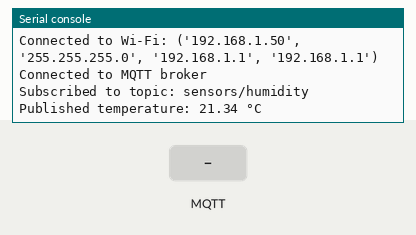
This program was run on a simulated ESP32 board running MicroPython. Parts: the last lines printed to the serial console. The inputs (shaded band) are chosen by the test bench. WiFi joins after 1.5 s; random numbers come from a fixed seed; no MQTT or app messages arrive unless stated.

Above: at 3.3 s.
3.4 s: MQTT message "1" arrives on the first subscribed topic
At 7.9 s:
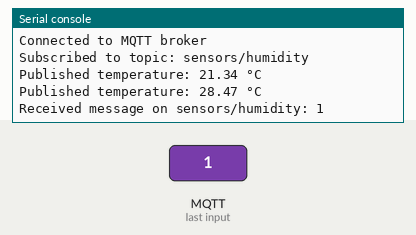
8.6 s: MQTT message "on" arrives on the first subscribed topic
At 13.0 s:
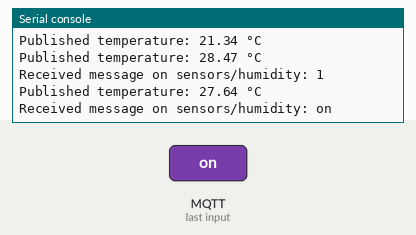
13.6 s: MQTT message "off" arrives on the first subscribed topic
At 18.2 s:
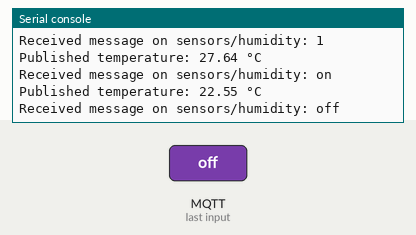
Timing chart, 0 to 19.7 s (numbered marks = the images above; inputs shaded):
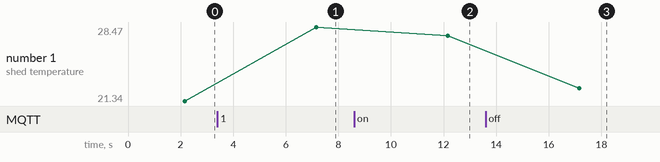

Measured:
- after the input at 3.4 s, the serial console: prints a new line after 3.8 s (image 1)
- after the input at 8.6 s, the serial console: prints a new line after 3.6 s (image 2)
- after the input at 13.6 s, the serial console: prints a new line after 3.6 s (image 3)

The program:

mqtt_pub_sub.py
```python
import network
import time
import random
from umqtt.simple import MQTTClient

# ====== Wi-Fi & MQTT Configuration ======
WIFI_SSID = 'akgiot'
WIFI_PASS = 'akgiot25'

MQTT_BROKER = '192.168.0.114'  # <-- Replace with your Raspberry Pi IP
CLIENT_ID = 'esp32_client'
TOPIC_PUB = b'sensors/temperature'
TOPIC_SUB = b'sensors/humidity'

# ====== Connect to Wi-Fi ======
def connect_wifi():
    wlan = network.WLAN(network.STA_IF)
    wlan.active(True)
    if not wlan.isconnected():
        print('Connecting to Wi-Fi...')
        wlan.connect(WIFI_SSID, WIFI_PASS)
        while not wlan.isconnected():
            time.sleep(1)
    print('Connected to Wi-Fi:', wlan.ifconfig())

# ====== MQTT Callback ======
def sub_callback(topic, msg):
    print(f"Received message on {topic.decode()}: {msg.decode()}")

# ====== Main MQTT Logic ======
def main():
    connect_wifi()
    client = MQTTClient(CLIENT_ID, MQTT_BROKER)
    client.set_callback(sub_callback)
    client.connect()
    print('Connected to MQTT broker')

    # Subscribe to humidity topic
    client.subscribe(TOPIC_SUB)
    print(f'Subscribed to topic: {TOPIC_SUB.decode()}')

    try:
        while True:
            # Publish random temperature value
            temperature = round(random.uniform(20.0, 30.0), 2)
            client.publish(TOPIC_PUB, str(temperature))
            print(f'Published temperature: {temperature} °C')

            # Check for incoming messages
            client.check_msg()

            time.sleep(5)  # Publish every 5 seconds
    except KeyboardInterrupt:
        print('Disconnected')
        client.disconnect()

# ====== Run the program ======
main()
```
